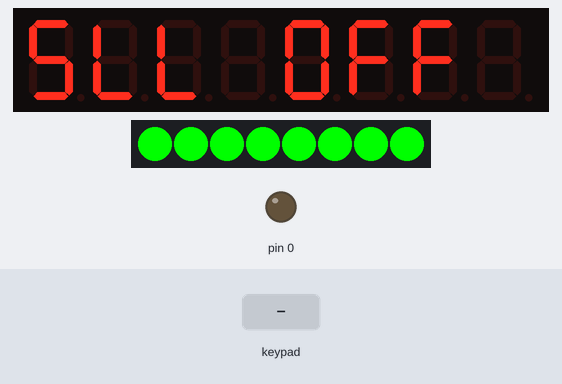
The sketch below on a simulated Arduino Uno, built with avr-gcc and run on an emulated ATmega328P. Parts: 8-digit seven-segment display, 8 RGB LEDs in strip order, left to right, output pins drawn as LEDs (lit = HIGH). The test bench sets the inputs (shaded band).

Above: at 1.2 s.
1.3 s: key '1' pressed
At 1.7 s:
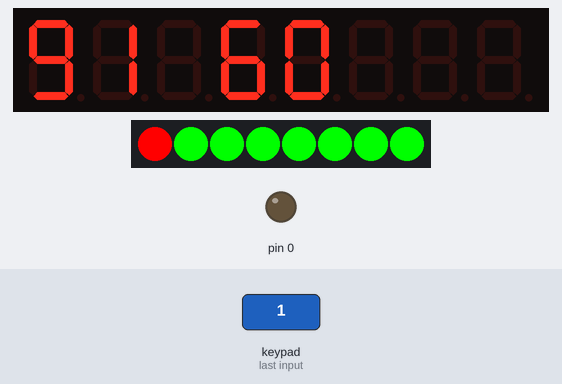
3.4 s: keypad keys 1 2 pressed 0.4 s apart
At 3.9 s:
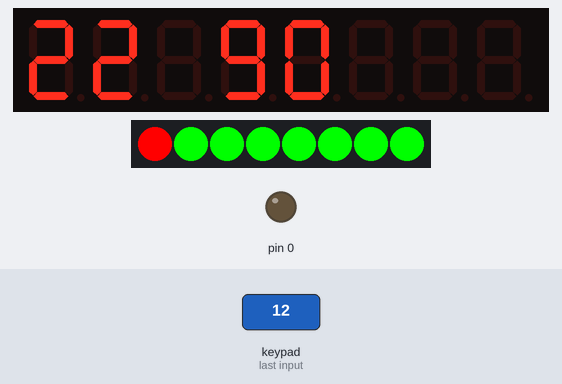
5.7 s: key '2' pressed
At 6.07 s:
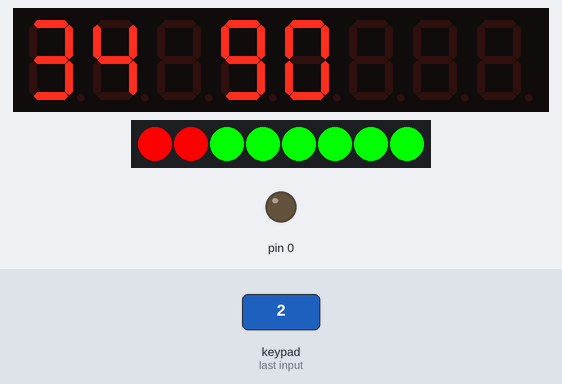
7.4 s: keypad keys 2 5 pressed 0.4 s apart
At 7.85 s:
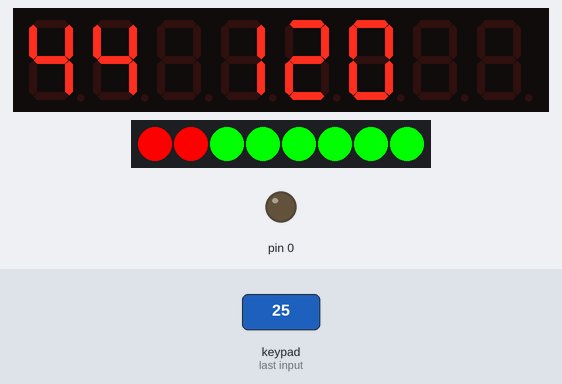
Timing chart, 0 to 21.0 s (numbered marks = the images above; inputs shaded):
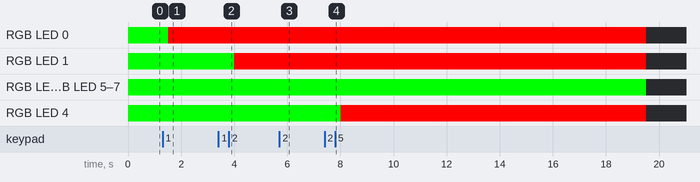

The sketch:

water_nebulizer.ino
```cpp
/* ##################   Nebulizador de agua con display LM1638  ####################
   Descripción: Envía por puerto serie texto al display JY-LKM1638
   Autor:       Alvaro Ruiz Diez
   Revisión:    19-06-2020
   Licencia:    Creative Commons Share-Alike 3.0
  ##############################################################
*/

#include <TM1638.h>

#define DATA 8
#define CLK 9
#define STROBE 7

TM1638 tm1638(DATA, CLK, STROBE);  // Define modulo y pines

String txt = "";       // variable con el texto a imprimir
int segundos[8];
byte botones;
byte apagar = 0;
int sec_act = 0;
int rele[8];

void setup() {
  tm1638.setDisplayToString("ALL OFF");
  tm1638.setupDisplay(true, 1);

  for (int i = 0; i < 8; i++)
  {
    segundos[i] = 0;
    tm1638.setLED(TM1638_COLOR_GREEN, i);
    pinMode(rele[i], OUTPUT); //modo salida
  }
}

void loop() {

  for (int boton = 1; boton < 9; boton++) {
    // Let the TM1638 process the button inputs
    botones = tm1638.getButtons();
    if (isButtonBeingPressed(boton)) {

      delay(200);

      if (segundos[boton - 1] == 30 || segundos[boton - 1] == 0)
      {
        segundos[boton - 1] = 60;
      }

      if (segundos[boton - 1] > 120)
      {
        segundos[boton - 1] = 0;
      }

      EncenderLed(boton, segundos[boton - 1]);

      txt = "L" + String(boton) + " " + String(segundos[boton - 1]) + "         ";
      tm1638.setDisplayToString(txt);
      segundos[boton - 1] += 30;
    }
  }

  ComprobarEstadoLineas();

  ComprobarTiempoLineas();


}

void EncenderLed(int led, int color)
{
  if (color > 0)
  {
    tm1638.setLED(TM1638_COLOR_RED, led - 1);
  }
  else
  {
    tm1638.setLED(TM1638_COLOR_GREEN, led - 1);
  }
}

void ComprobarTiempoLineas()
{
int j=0;
  int ajustar = 20; //83;

  sec_act++;

  tm1638.setDisplayToString(String(sec_act / ajustar));

  if (sec_act / ajustar == 60 || sec_act / ajustar == 90 || sec_act / ajustar == 120)
  {
    j=sec_act / ajustar;
    for (int i = 0; i < 8; i++)
    {
      if (segundos[i] == j)
      {
        digitalWrite(i, HIGH);

        digitalWrite(i, LOW);
      }
    }
  }

  if (sec_act / ajustar > 120)
  {
    tm1638.clearDisplay();
    sec_act = 1;
  }
}

void ComprobarEstadoLineas()
{
  apagar = 0;

  for (int i = 0; i < 8; i++)
  {
    if (segundos[i] > 30)
    {
      apagar++;
    }
  }

  if (apagar == 0)
  {
    tm1638.setDisplayToString("ALL OFF ");
  }
}

void AbrirValvula(int linea)
{
  digitalWrite(linea, HIGH);   // Enciende el pin
  //delay(1000);                   // Espera medio segundo
  digitalWrite(linea, LOW);   // Apaga el pin
  //delay(10);                   // Espera medio segundo
}

boolean isButtonBeingPressed(int n) {
  // Button 1 status shown by bit0 of the byte buttons returned by module.getButtons()
  // Button 2 status shown by bit1 or the byte buttons ...
  // Button 3 status shown by bit2...etc

  // n - the number of the button to be tested) should be an integer from 1 to 8
  if (n < 1 or n > 8) return false;

  // Read in the value of getButtons from the TM1638 module.
  botones = tm1638.getButtons();

  // Which bit must we test for this button?
  int bitToLookAt = n - 1;

  // Read the value of the bit - either a 1 for button pressed, or 0 for not pressed.
  byte theValueOfTheBit = bitRead(botones, bitToLookAt);

  // If the button is pressed, return true, otherwise return false.
  if (theValueOfTheBit == 1)
    return true;
  else
    return false;
}
```
